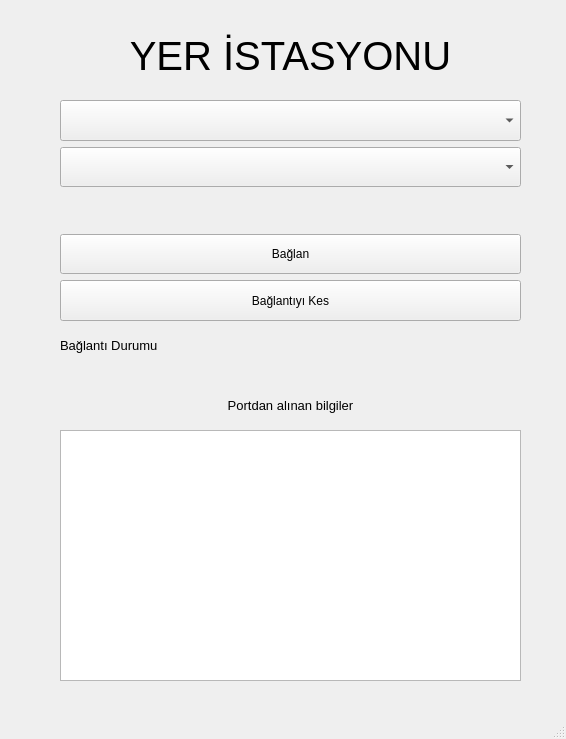
<?xml version="1.0" encoding="UTF-8"?>
<ui version="4.0">
 <class>MainWindow</class>
 <widget class="QMainWindow" name="MainWindow">
  <property name="geometry">
   <rect>
    <x>0</x>
    <y>0</y>
    <width>566</width>
    <height>739</height>
   </rect>
  </property>
  <property name="windowTitle">
   <string>YerIstasyonu</string>
  </property>
  <widget class="QWidget" name="centralwidget">
   <widget class="QWidget" name="verticalLayoutWidget">
    <property name="geometry">
     <rect>
      <x>60</x>
      <y>100</y>
      <width>461</width>
      <height>221</height>
     </rect>
    </property>
    <layout class="QVBoxLayout" name="verticalLayout">
     <item>
      <widget class="QComboBox" name="comboBox">
       <property name="sizePolicy">
        <sizepolicy hsizetype="Preferred" vsizetype="Expanding">
         <horstretch>0</horstretch>
         <verstretch>0</verstretch>
        </sizepolicy>
       </property>
      </widget>
     </item>
     <item>
      <widget class="QComboBox" name="comboBox_2">
       <property name="sizePolicy">
        <sizepolicy hsizetype="Preferred" vsizetype="Expanding">
         <horstretch>0</horstretch>
         <verstretch>0</verstretch>
        </sizepolicy>
       </property>
      </widget>
     </item>
     <item>
      <spacer name="verticalSpacer">
       <property name="orientation">
        <enum>Qt::Vertical</enum>
       </property>
       <property name="sizeHint" stdset="0">
        <size>
         <width>20</width>
         <height>40</height>
        </size>
       </property>
      </spacer>
     </item>
     <item>
      <widget class="QPushButton" name="pushButton">
       <property name="sizePolicy">
        <sizepolicy hsizetype="Minimum" vsizetype="Expanding">
         <horstretch>0</horstretch>
         <verstretch>0</verstretch>
        </sizepolicy>
       </property>
       <property name="contextMenuPolicy">
        <enum>Qt::DefaultContextMenu</enum>
       </property>
       <property name="text">
        <string>Bağlan</string>
       </property>
      </widget>
     </item>
     <item>
      <widget class="QPushButton" name="pushButton_2">
       <property name="sizePolicy">
        <sizepolicy hsizetype="Minimum" vsizetype="Expanding">
         <horstretch>0</horstretch>
         <verstretch>0</verstretch>
        </sizepolicy>
       </property>
       <property name="text">
        <string>Bağlantıyı Kes</string>
       </property>
       <property name="checkable">
        <bool>false</bool>
       </property>
      </widget>
     </item>
    </layout>
   </widget>
   <widget class="QLabel" name="label">
    <property name="geometry">
     <rect>
      <x>60</x>
      <y>20</y>
      <width>461</width>
      <height>71</height>
     </rect>
    </property>
    <property name="font">
     <font>
      <pointsize>30</pointsize>
     </font>
    </property>
    <property name="text">
     <string>YER İSTASYONU</string>
    </property>
    <property name="alignment">
     <set>Qt::AlignCenter</set>
    </property>
   </widget>
   <widget class="QLabel" name="label_2">
    <property name="geometry">
     <rect>
      <x>60</x>
      <y>390</y>
      <width>461</width>
      <height>31</height>
     </rect>
    </property>
    <property name="font">
     <font>
      <pointsize>10</pointsize>
     </font>
    </property>
    <property name="text">
     <string>Portdan alınan bilgiler</string>
    </property>
    <property name="alignment">
     <set>Qt::AlignCenter</set>
    </property>
   </widget>
   <widget class="QLabel" name="label_3">
    <property name="geometry">
     <rect>
      <x>60</x>
      <y>330</y>
      <width>461</width>
      <height>31</height>
     </rect>
    </property>
    <property name="font">
     <font>
      <pointsize>10</pointsize>
     </font>
    </property>
    <property name="text">
     <string>Bağlantı Durumu</string>
    </property>
    <property name="alignment">
     <set>Qt::AlignLeading|Qt::AlignLeft|Qt::AlignVCenter</set>
    </property>
   </widget>
   <widget class="QTextEdit" name="textEdit">
    <property name="geometry">
     <rect>
      <x>60</x>
      <y>430</y>
      <width>461</width>
      <height>251</height>
     </rect>
    </property>
   </widget>
  </widget>
  <widget class="QMenuBar" name="menubar">
   <property name="geometry">
    <rect>
     <x>0</x>
     <y>0</y>
     <width>566</width>
     <height>21</height>
    </rect>
   </property>
  </widget>
  <widget class="QStatusBar" name="statusbar"/>
 </widget>
 <resources/>
 <connections/>
</ui>
